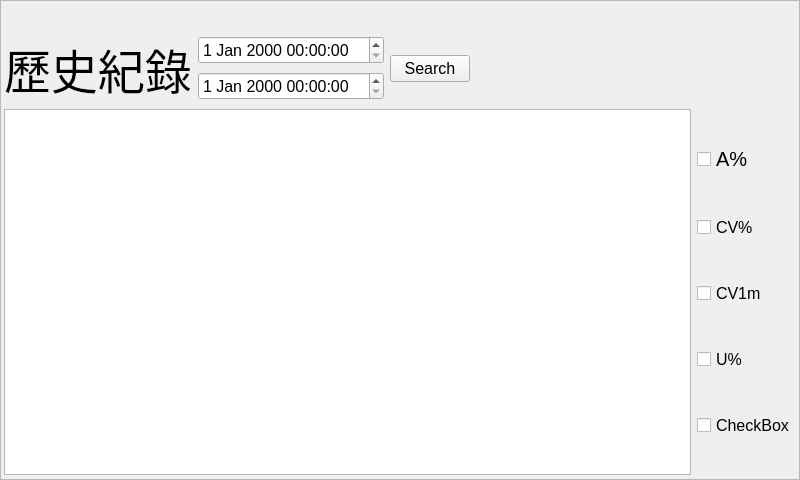
  <widget class="QFrame" name="frame_search">
   <property name="geometry">
    <rect>
     <x>0</x>
     <y>0</y>
     <width>800</width>
     <height>480</height>
    </rect>
   </property>
   <property name="font">
    <font>
     <pointsize>12</pointsize>
    </font>
   </property>
   <property name="autoFillBackground">
    <bool>true</bool>
   </property>
   <property name="frameShape">
    <enum>QFrame::StyledPanel</enum>
   </property>
   <property name="frameShadow">
    <enum>QFrame::Raised</enum>
   </property>
   <widget class="QWidget" name="layoutWidget">
    <property name="geometry">
     <rect>
      <x>4</x>
      <y>34</y>
      <width>791</width>
      <height>441</height>
     </rect>
    </property>
    <layout class="QVBoxLayout" name="verticalLayout_12">
     <item>
      <layout class="QHBoxLayout" name="horizontalLayout_11">
       <item>
        <widget class="QLabel" name="label_17">
         <property name="font">
          <font>
           <family>微軟正黑體</family>
           <pointsize>35</pointsize>
          </font>
         </property>
         <property name="text">
          <string>歷史紀錄</string>
         </property>
        </widget>
       </item>
       <item>
        <layout class="QVBoxLayout" name="verticalLayout_10">
         <item>
          <widget class="QDateTimeEdit" name="dateTimeEdit"/>
         </item>
         <item>
          <widget class="QDateTimeEdit" name="dateTimeEdit_2">
           <property name="font">
            <font>
             <pointsize>12</pointsize>
            </font>
           </property>
          </widget>
         </item>
        </layout>
       </item>
       <item>
        <widget class="QPushButton" name="pushButton_historysearch">
         <property name="text">
          <string>Search</string>
         </property>
        </widget>
       </item>
       <item>
        <spacer name="horizontalSpacer_15">
         <property name="orientation">
          <enum>Qt::Horizontal</enum>
         </property>
         <property name="sizeHint" stdset="0">
          <size>
           <width>40</width>
           <height>20</height>
          </size>
         </property>
        </spacer>
       </item>
      </layout>
     </item>
     <item>
      <layout class="QHBoxLayout" name="horizontalLayout_10">
       <item>
        <widget class="QGraphicsView" name="graphicsView"/>
       </item>
       <item>
        <layout class="QVBoxLayout" name="verticalLayout_11">
         <item>
          <widget class="QCheckBox" name="checkBox">
           <property name="font">
            <font>
             <pointsize>15</pointsize>
            </font>
           </property>
           <property name="text">
            <string>A%</string>
           </property>
           <property name="iconSize">
            <size>
             <width>20</width>
             <height>20</height>
            </size>
           </property>
          </widget>
         </item>
         <item>
          <widget class="QCheckBox" name="checkBox_2">
           <property name="text">
            <string>CV%</string>
           </property>
          </widget>
         </item>
         <item>
          <widget class="QCheckBox" name="checkBox_3">
           <property name="text">
            <string>CV1m</string>
           </property>
          </widget>
         </item>
         <item>
          <widget class="QCheckBox" name="checkBox_4">
           <property name="text">
            <string>U%</string>
           </property>
          </widget>
         </item>
         <item>
          <widget class="QCheckBox" name="checkBox_5">
           <property name="text">
            <string>CheckBox</string>
           </property>
          </widget>
         </item>
        </layout>
       </item>
      </layout>
     </item>
    </layout>
   </widget>
  </widget>
